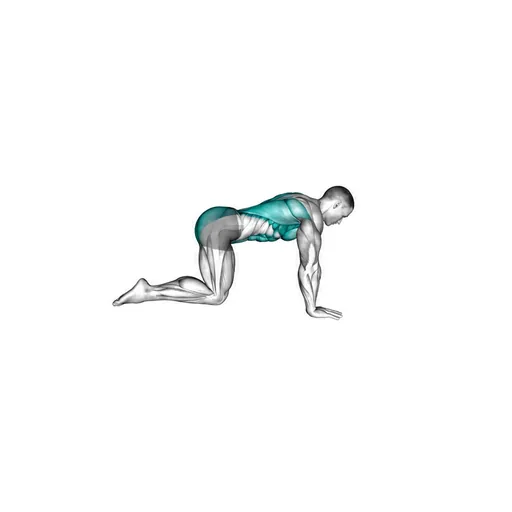
#> input picture assets/exercise-animations/bird-dog.webp, 512 x 512 px; its folder holds only this picture in this run
$ python make-stills.py
#> lines starting #> are read from the running program, lines starting #| are printed output that depends on the picture
#> in main, im is the input picture: PIL image 512x512 RGBA; mean R, G, B, A 250.2, 250.9, 250.9, 255
#!/usr/bin/env python3
"""Extract a still thumbnail from every exercise animation.

Run from the repo root:  python3 tools/make-stills.py
Requires Pillow with WebP animation support (PIL >= 9; check features.check('webp_anim')).

See tools/make-stills.ts for why this exists and how the frame is chosen.
"""
import glob
import os

from PIL import Image, ImageChops

SRC = "assets/exercise-animations"
DST = "assets/exercise-stills"
SIZE = 256
QUALITY = 78


def most_distinct_frame(im: Image.Image) -> int:
    """Index of the frame furthest from frame 0 — the movement's working position."""
    im.seek(0)
    base = im.convert("RGB").copy()
    best_idx, best_diff = 0, -1
    for i in range(getattr(im, "n_frames", 1)):
        im.seek(i)
        diff = sum(ImageChops.difference(base, im.convert("RGB")).convert("L").getdata())
        if diff > best_diff:
            best_idx, best_diff = i, diff
#> this loop made 6 passes
#> (diff, best_diff) on passes 1 to 4: (0, 0), (772511, 772511), (1068237, 1068237), (1233290, 1233290)
#> diff on passes 5 to 6: 1068308, 773315
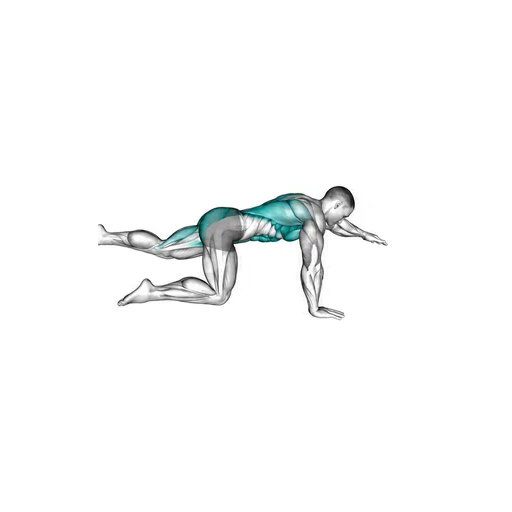
#> im: PIL image 512x512 RGBA; mean R, G, B, A 249.3, 250.1, 250.1, 255
#> after the loop, best_diff = 1233290; best_idx = 3
    return best_idx


def main() -> None:
    os.makedirs(DST, exist_ok=True)
    total = 0.0
    for path in sorted(glob.glob(os.path.join(SRC, "*.webp"))):
        slug = os.path.basename(path)[:-5]
        im = Image.open(path)
        idx = most_distinct_frame(im)
#> idx = 3
        im.seek(idx)
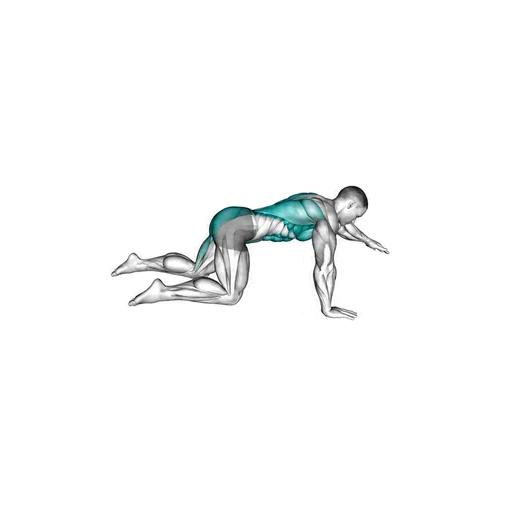
#> im: PIL image 512x512 RGBA; mean R, G, B, A 249.4, 250.1, 250.1, 255
        still = im.convert("RGB").copy().resize((SIZE, SIZE), Image.LANCZOS)
        out = os.path.join(DST, slug + ".webp")
        still.save(out, "WEBP", quality=QUALITY, method=6)
        kb = os.path.getsize(out) / 1024
        total += kb
        print(f"  {slug:34s} frame {idx}  {kb:.1f} KB")
#|   bird-dog                           frame 3  1.8 KB
    print(f"\n{len(glob.glob(os.path.join(DST, '*.webp')))} stills, {total:.0f} KB total")


if __name__ == "__main__":
    main()

$ run again, on assets/exercise-animations/glute-bridge.webp
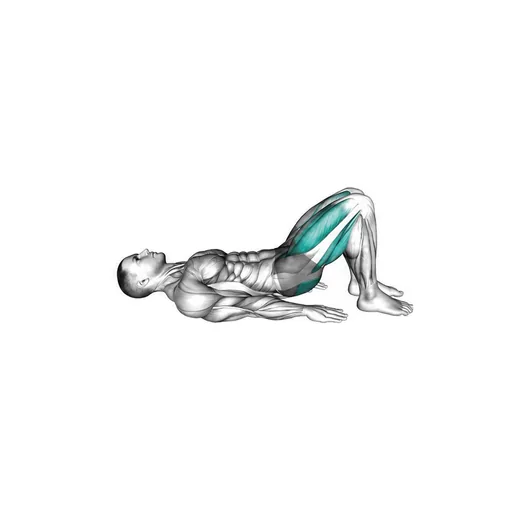
#> input picture assets/exercise-animations/glute-bridge.webp, 512 x 512 px
#> in main, im is the input picture: PIL image 512x512 RGBA; mean R, G, B, A 247.4, 248.1, 248, 255
#> the loop in most_distinct_frame, `for i in range(getattr(im, "n_frames", 1)):` made 6 passes
#> (diff, best_diff) on passes 1 to 3: (0, 0), (1671583, 1671583), (2416857, 2416857)
#> after the loop in most_distinct_frame, `for i in range(getattr(im, "n_frames", 1)):`:
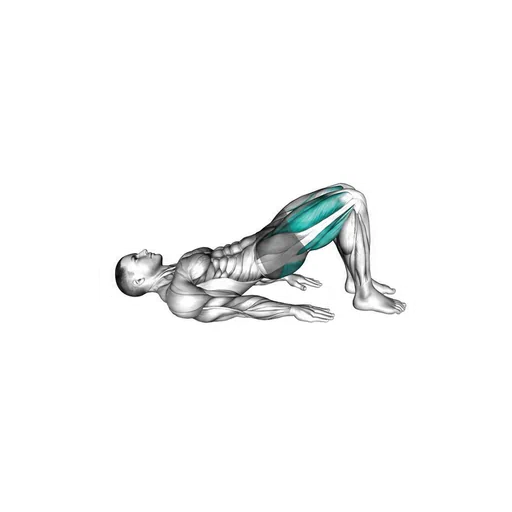
#> im: PIL image 512x512 RGBA; mean R, G, B, A 247.2, 247.9, 247.9, 255
#> after the loop in most_distinct_frame, `for i in range(getattr(im, "n_frames", 1)):`: best_diff = 2416857; best_idx = 2
#> in main, `im.seek(idx)`:
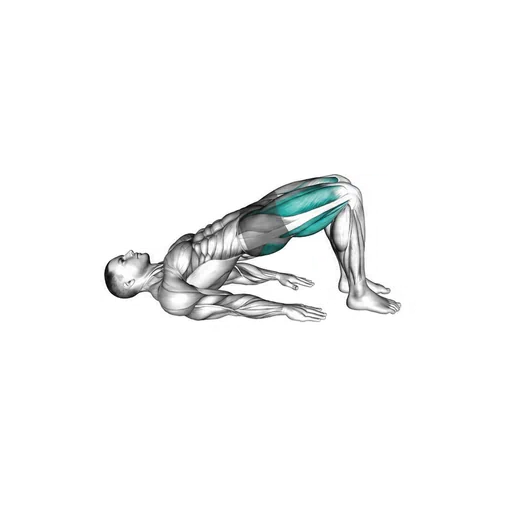
#> im: PIL image 512x512 RGBA; mean R, G, B, A 246.5, 247.2, 247.1, 255
#|   glute-bridge                       frame 2  2.4 KB

$ run again, on assets/exercise-animations/goblet-squat.webp
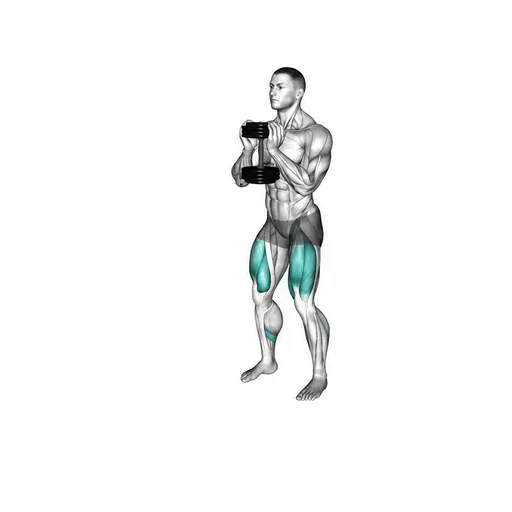
#> input picture assets/exercise-animations/goblet-squat.webp, 512 x 512 px
#> in main, im is the input picture: PIL image 512x512 RGBA; mean R, G, B, A 247, 247.7, 247.6, 255
#> the loop in most_distinct_frame, `for i in range(getattr(im, "n_frames", 1)):` made 6 passes
#> (diff, best_diff) on passes 1 to 4: (0, 0), (2820295, 2820295), (2976097, 2976097), (3184504, 3184504)
#> after the loop in most_distinct_frame, `for i in range(getattr(im, "n_frames", 1)):`:
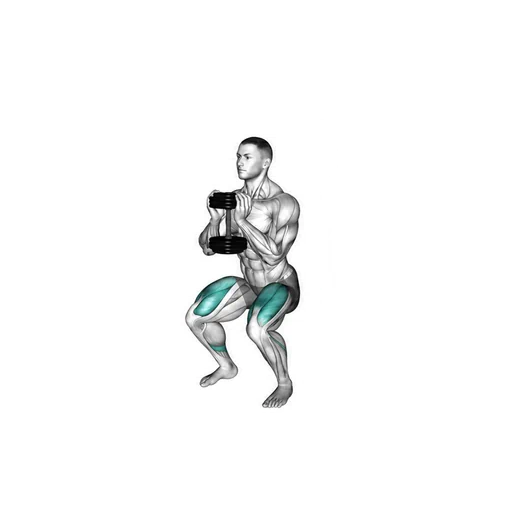
#> im: PIL image 512x512 RGBA; mean R, G, B, A 247.6, 248.1, 248, 255
#> after the loop in most_distinct_frame, `for i in range(getattr(im, "n_frames", 1)):`: best_diff = 3184504; best_idx = 3
#> in main, `im.seek(idx)`:
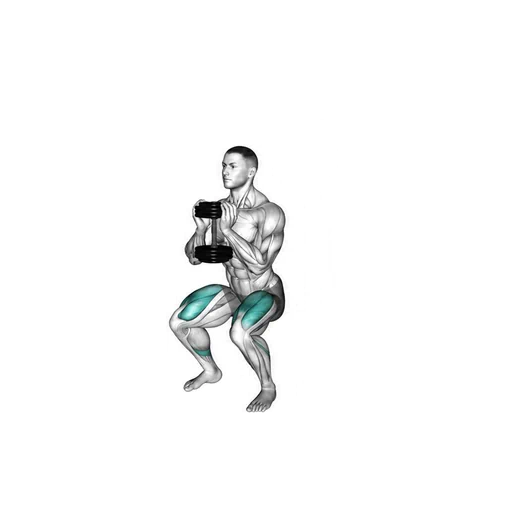
#> im: PIL image 512x512 RGBA; mean R, G, B, A 247.8, 248.2, 248.2, 255
#|   goblet-squat                       frame 3  2.0 KB

$ run again, on assets/exercise-animations/incline-push-up.webp
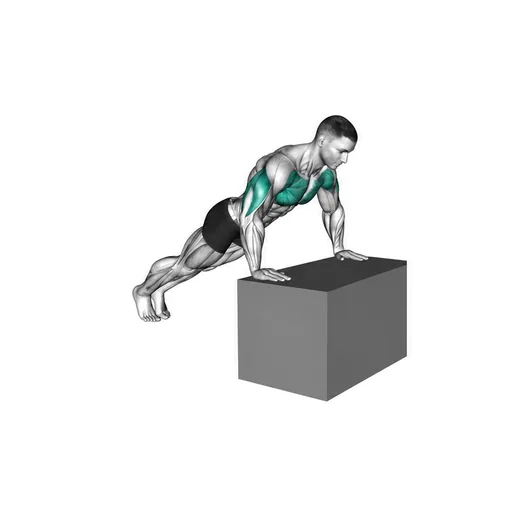
#> input picture assets/exercise-animations/incline-push-up.webp, 512 x 512 px
#> in main, im is the input picture: PIL image 512x512 RGBA; mean R, G, B, A 236.3, 236.9, 236.8, 255
#> the loop in most_distinct_frame, `for i in range(getattr(im, "n_frames", 1)):` made 6 passes
#> (diff, best_diff) on passes 1 to 4: (0, 0), (2903363, 2903363), (4288696, 4288696), (4381708, 4381708)
#> after the loop in most_distinct_frame, `for i in range(getattr(im, "n_frames", 1)):`:
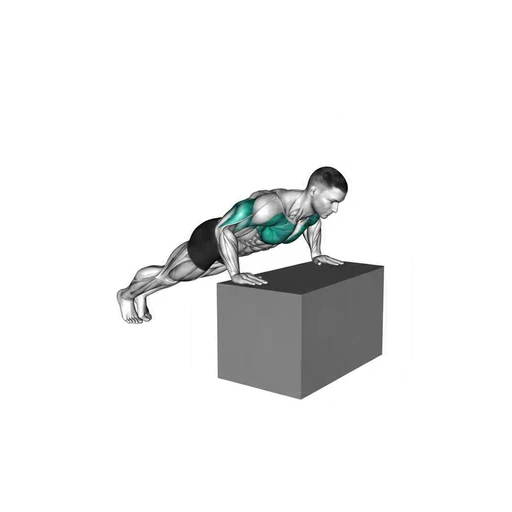
#> im: PIL image 512x512 RGBA; mean R, G, B, A 238.3, 238.8, 238.7, 255
#> after the loop in most_distinct_frame, `for i in range(getattr(im, "n_frames", 1)):`: best_diff = 4381708; best_idx = 3
#> in main, `im.seek(idx)`:
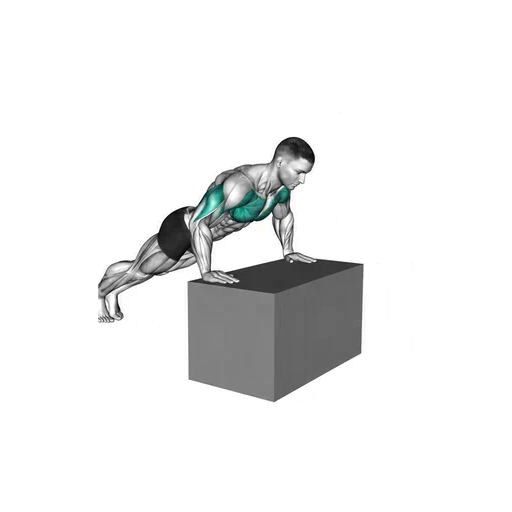
#> im: PIL image 512x512 RGBA; mean R, G, B, A 237, 237.4, 237.4, 255
#|   incline-push-up                    frame 3  2.1 KB

$ run again, on assets/exercise-animations/box-jump.webp
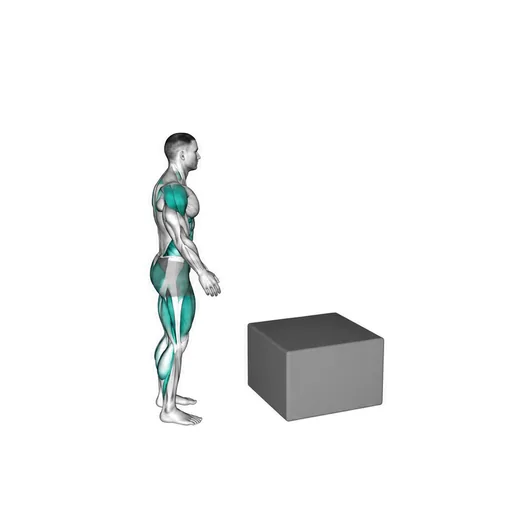
#> input picture assets/exercise-animations/box-jump.webp, 512 x 512 px
#> in main, im is the input picture: PIL image 512x512 RGBA; mean R, G, B, A 243.6, 244.5, 244.4, 255
#> the loop in most_distinct_frame, `for i in range(getattr(im, "n_frames", 1)):` made 6 passes
#> (diff, best_diff) on passes 1 to 4: (0, 0), (1987752, 1987752), (2218047, 2218047), (2327646, 2327646)
#> after the loop in most_distinct_frame, `for i in range(getattr(im, "n_frames", 1)):`:
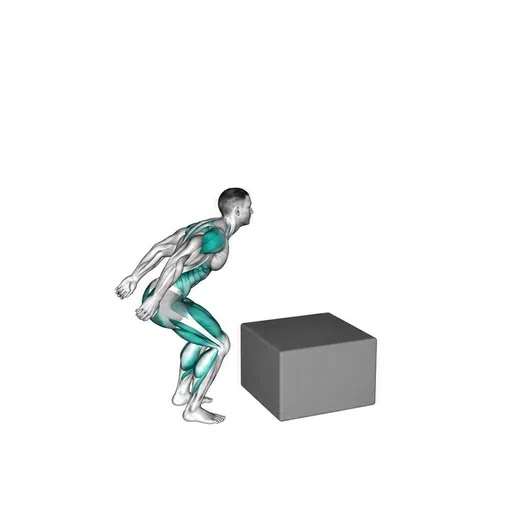
#> im: PIL image 512x512 RGBA; mean R, G, B, A 243, 244.1, 244, 255
#> after the loop in most_distinct_frame, `for i in range(getattr(im, "n_frames", 1)):`: best_diff = 2327646; best_idx = 3
#> in main, `im.seek(idx)`:
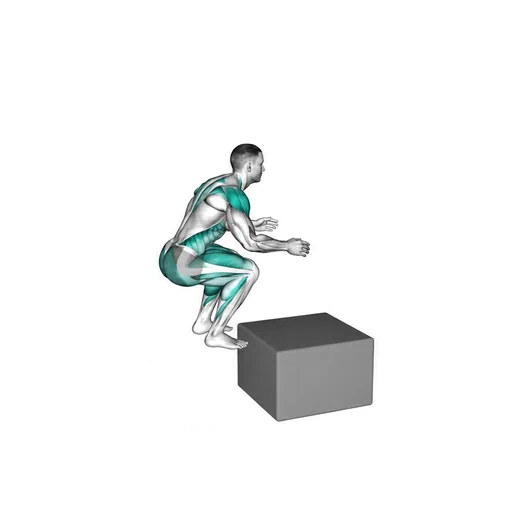
#> im: PIL image 512x512 RGBA; mean R, G, B, A 242.9, 244, 243.9, 255
#|   box-jump                           frame 3  2.1 KB
